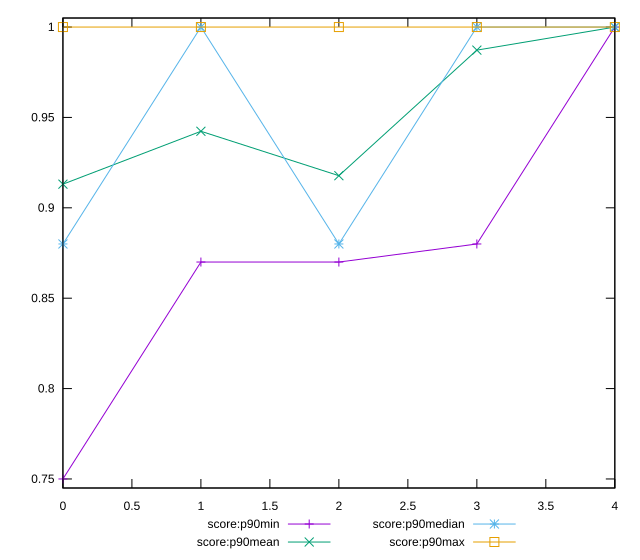

Write gnuplot code to recreate this figure.
reset

$scoreP90Min <<EOF
0 0.75
1 0.87
2 0.87
3 0.88
4 1
EOF

$scoreP90Mean <<EOF
0 0.9130851063829789
1 0.9423404255319148
2 0.9177659574468083
3 0.9872340425531914
4 1
EOF

$scoreP90Median <<EOF
0 0.88
1 1
2 0.88
3 1
4 1
EOF

$scoreP90Max <<EOF
0 1
1 1
2 1
3 1
4 1
EOF

set key outside below
set xrange [0:4]
set yrange [0.745:1.005]
set trange [0.745:1.005]
set terminal svg size 640, 560 enhanced background rgb 'white'
set output "report_00018_2021-02-10T15-25-16.877Z/uses-http2/progression/score.svg"

plot $scoreP90Min title "score:p90min" with linespoints, \
     $scoreP90Mean title "score:p90mean" with linespoints, \
     $scoreP90Median title "score:p90median" with linespoints, \
     $scoreP90Max title "score:p90max" with linespoints

reset
